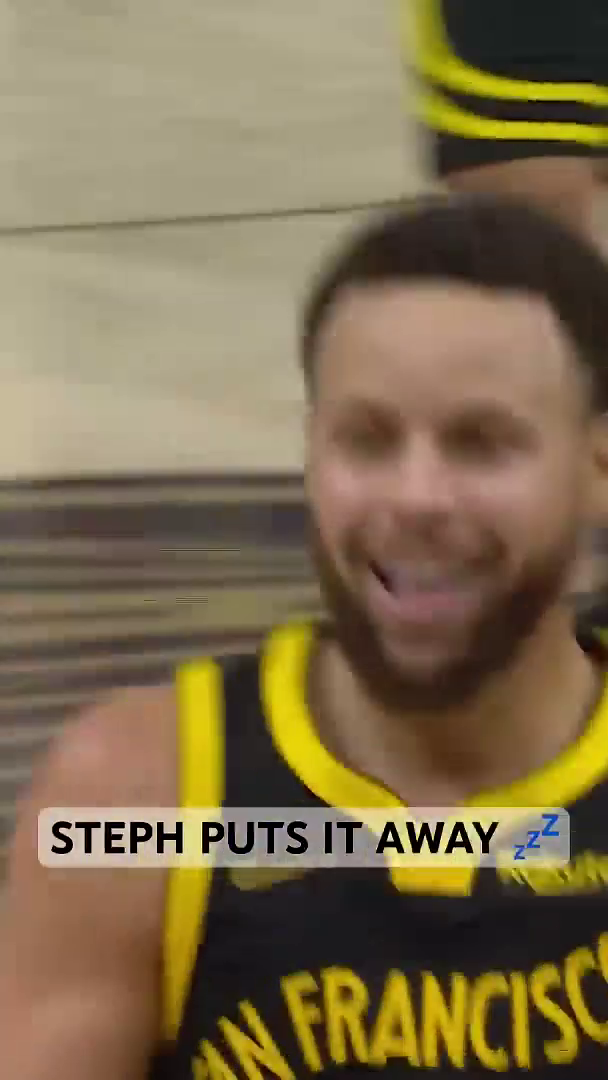
#> input picture frame 2 of images/video10.mp4, 608 x 1080 px, given in place of video11.mp4, which was not available
$ python video.py
#> lines starting #> are read from the running program, lines starting #| are printed output that depends on the picture; after the words box and inside, x2 and y2 are one past the last pixel; in counts of white or black regions, pixels touching at a corner belong together; pictures that were not available may be replaced by others from this repository, and a replacement may not be noted

import cv2

yüz_takip = cv2.CascadeClassifier(cv2.data.haarcascades + 'haarcascade_frontalface_default.xml')


video_link = r'C:\Users\user\Desktop\images\video11.mp4'


cap = cv2.VideoCapture(video_link)

while True:

    ret, frame = cap.read()
#> frame is the input picture: shape (1080, 608, 3); mean B, G, R 78.9, 110.5, 127.8
    if not ret:
        break


    gray = cv2.cvtColor(frame, cv2.COLOR_BGR2GRAY)
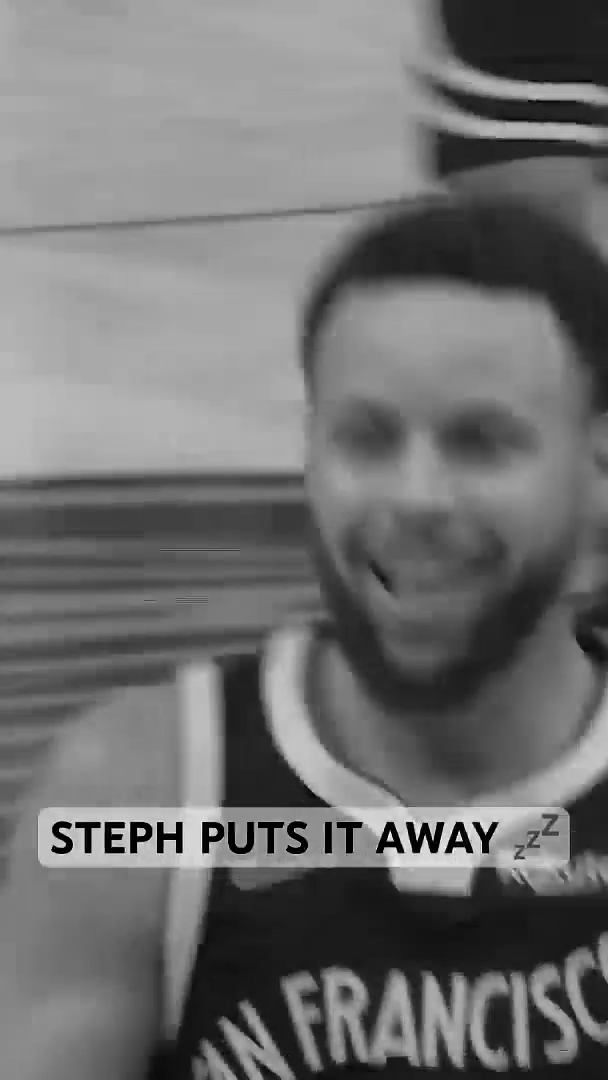
#> gray: shape (1080, 608); min 0, max 254, mean 112


    yüz = yüz_takip.detectMultiScale(gray, scaleFactor=1.1, minNeighbors=5, minSize=(30, 30))
#> yüz = [[262, 317, 318, 318]]


    for (x, y, w, h) in yüz:
        cv2.rectangle(frame, (x, y), (x+w, y+h), (255, 0, 0), 2)
#> this loop made 1 pass
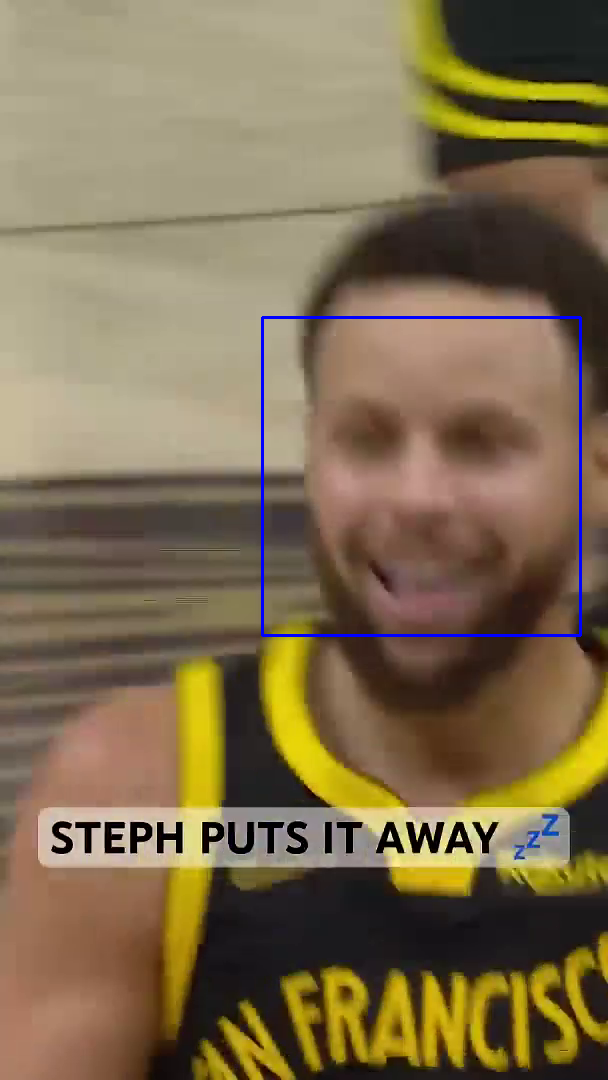
#> frame: shape (1080, 608, 3); 0.58% of pixels changed, all inside (x1, y1, x2, y2) = (261, 316, 582, 637)


    cv2.imshow('Video', frame)


    if cv2.waitKey(1) & 0xFF == ord('q'):
#> (key q is pressed here)
        break


cap.release()
cv2.destroyAllWindows()

$ run again, starting later in the video
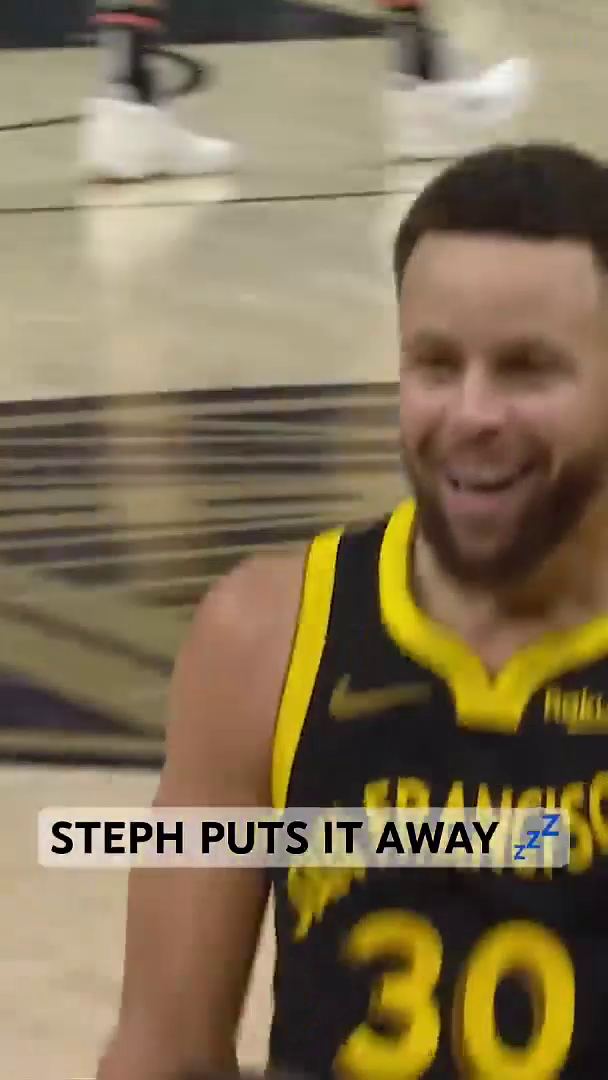
#> input picture frame 10 of images/video10.mp4, 608 x 1080 px, given in place of video11.mp4, which was not available
#> frame is the input picture: shape (1080, 608, 3); mean B, G, R 85.7, 115.1, 131.5
#> `gray = cv2.cvtColor(frame, cv2.COLOR_BGR2GRAY)`:
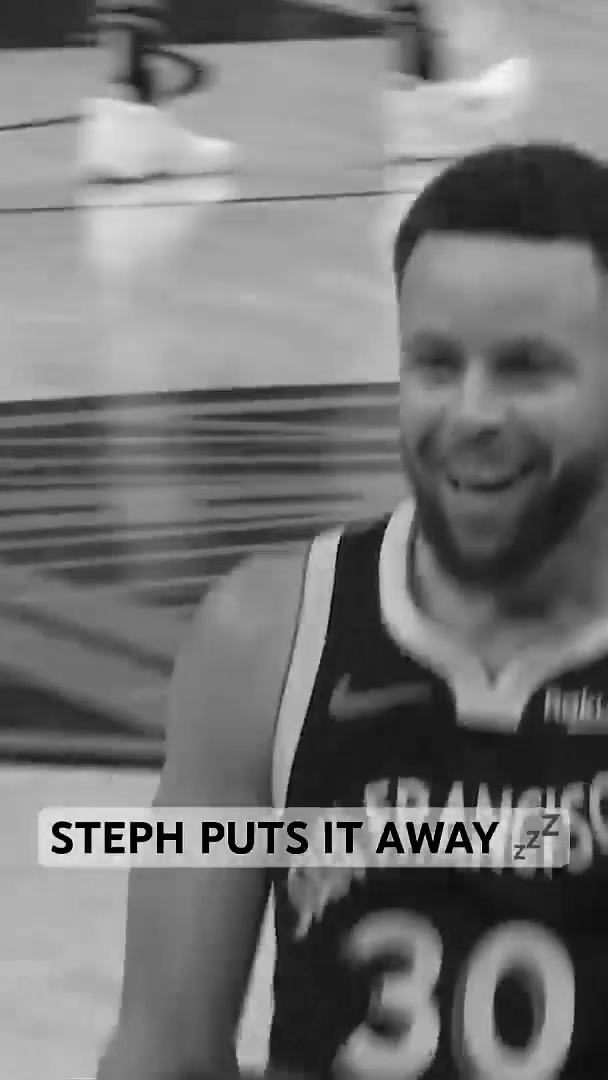
#> gray: shape (1080, 608); min 0, max 255, mean 116.6
#> yüz = [[427, 448, 109, 109], [361, 277, 239, 239]]
#> the loop `for (x, y, w, h) in yüz:` made 2 passes
#> after the loop `for (x, y, w, h) in yüz:`:
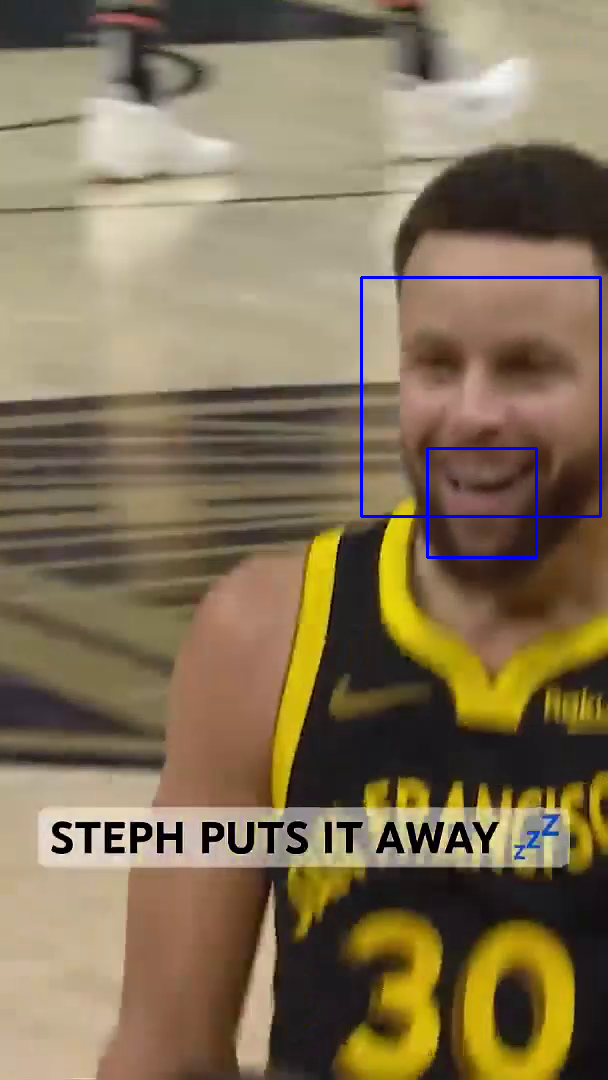
#> frame: shape (1080, 608, 3); 0.63% of pixels changed, all inside (x1, y1, x2, y2) = (360, 276, 602, 559)

$ run again, starting later in the video
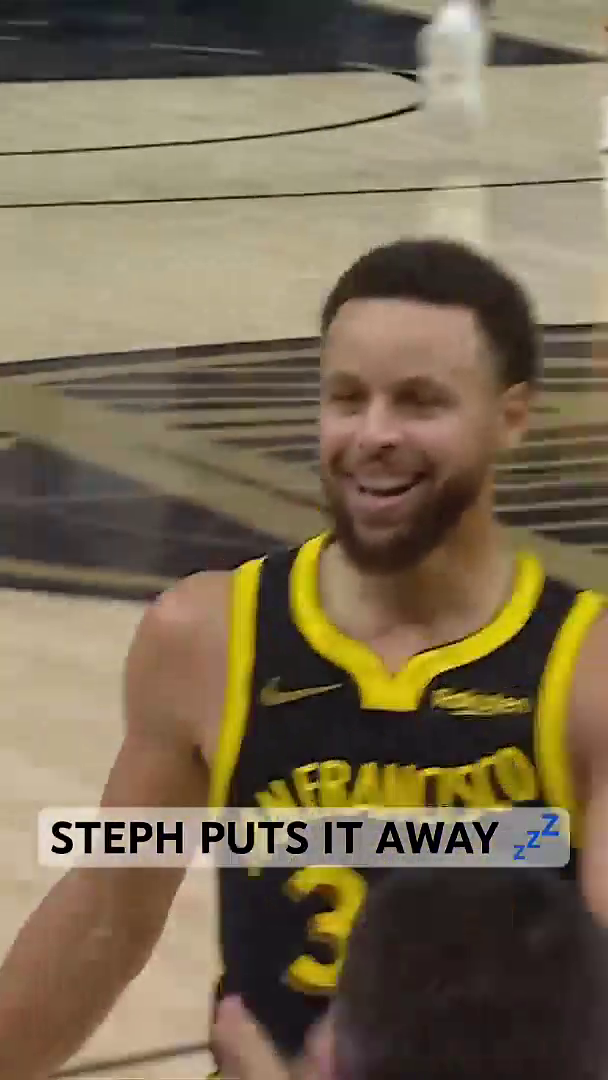
#> input picture frame 18 of images/video10.mp4, 608 x 1080 px, given in place of video11.mp4, which was not available
#> frame is the input picture: shape (1080, 608, 3); mean B, G, R 82.8, 107.5, 121.8
#> `gray = cv2.cvtColor(frame, cv2.COLOR_BGR2GRAY)`:
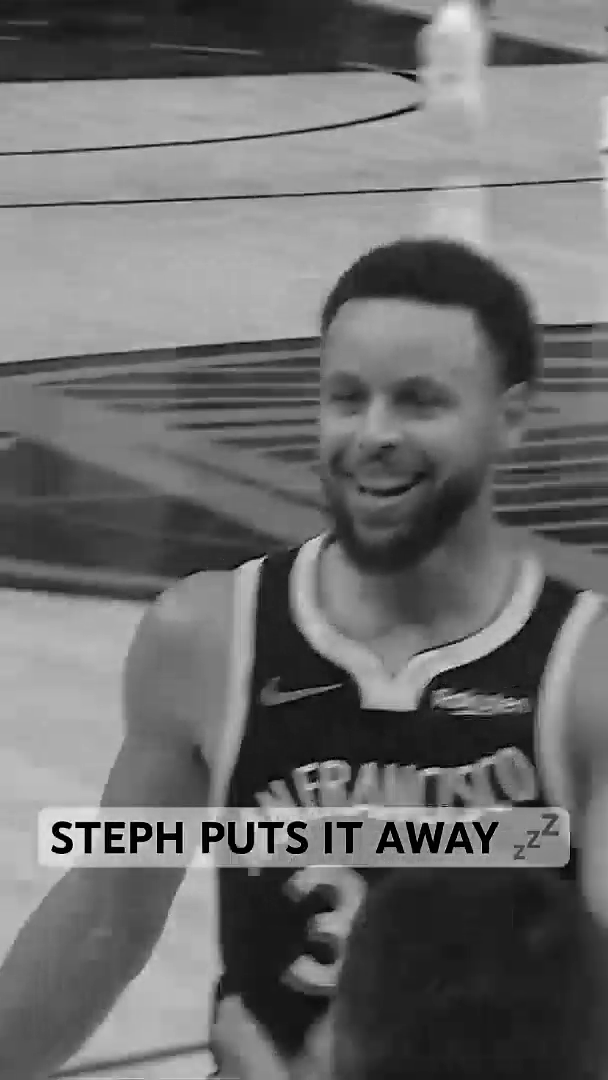
#> gray: shape (1080, 608); min 0, max 254, mean 108.9
#> yüz = [[281, 321, 207, 207]]
#> the loop `for (x, y, w, h) in yüz:` made 1 pass
#> after the loop `for (x, y, w, h) in yüz:`:
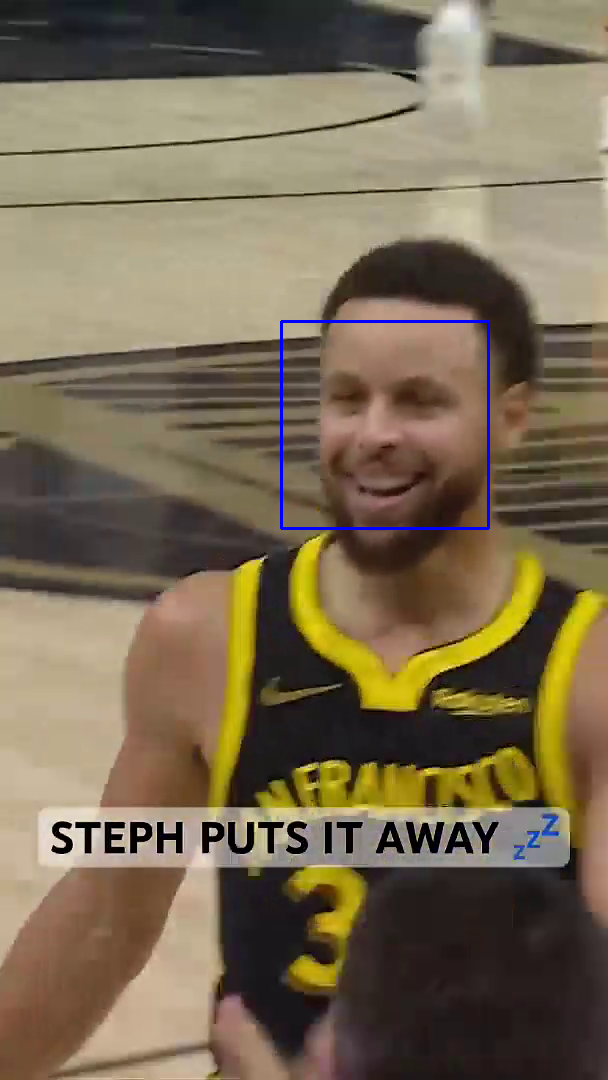
#> frame: shape (1080, 608, 3); 0.38% of pixels changed, all inside (x1, y1, x2, y2) = (280, 320, 490, 530)
